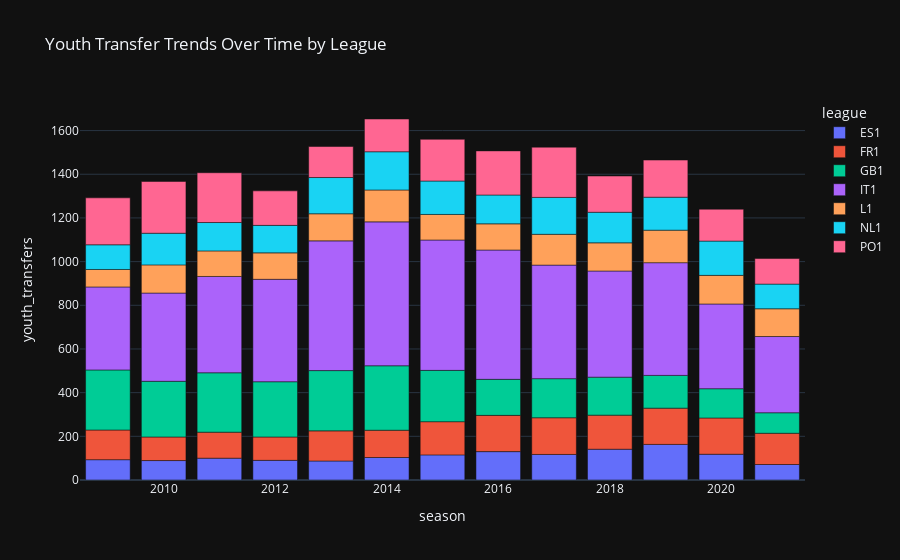

The cell this chart's notebook holds for it:
### Code cell
# Group by league and season
league_season = (
    youth_df.groupby(["league", "season"], observed=False)
    .agg(
        # Target Variable
        youth_transfers = ("player_id", "count"),
        # Financial metrics
        avg_transfer_fee = ("transfer_fee_amnt", lambda x: round(x.mean(), 2)),
        total_transfer_fee = ("transfer_fee_amnt", lambda x: round( x.sum(), 2)),
        avg_market_value = ("market_val_amnt", lambda x: round(x.mean(), 2)),
        # Player demographic
        avg_player_age = ("player_age", lambda x: round(x.mean(), 2)),
        # Player Destination Country
        prop_foreign_transfers = ("transfer_type", "mean"),
        prop_domestic_transfers = ("transfer_type", lambda x: 1 - x.mean()),
        # Free Transfers
        free_transfers = ("is_free", lambda x: round(x.mean(), 2))
    )
    .reset_index()
)

print(league_season.head())

# Plot
fig1 = px.bar(
    league_season,
    x="season",
    y="youth_transfers",
     color="league",
    hover_data= ["youth_transfers",
                 "total_transfer_fee",
                 "avg_transfer_fee",
                 "avg_market_value",
                 "avg_player_age",
                 "prop_foreign_transfers",
                 "free_transfers",
                 "prop_domestic_transfers"],
    title="Youth Transfer Trends Over Time by League",
    template="plotly_dark"
)

fig1.show()
